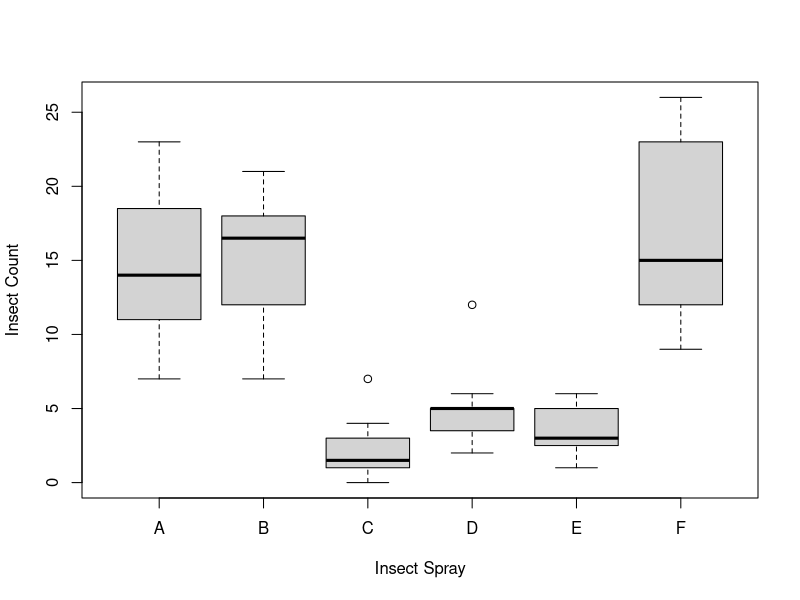

Here is the R script that generated this plot:
## ---- chunk 1
library(knitr)
opts_chunk$set(fig.align="center", fig.height=4, fig.width=4)
## ---- chunk 2
head(InsectSprays)
## ---- chunk 3
spray.mod <- lm(count ~ spray, data = InsectSprays)
anova(spray.mod)
## ---- chunk 4
boxplot(count ~ spray, data = InsectSprays, xlab="Insect Spray", ylab="Insect Count")
## ---- chunk 5
t.test(InsectSprays$count[InsectSprays$spray == 'B'], InsectSprays$count[InsectSprays$spray == 'D'])
